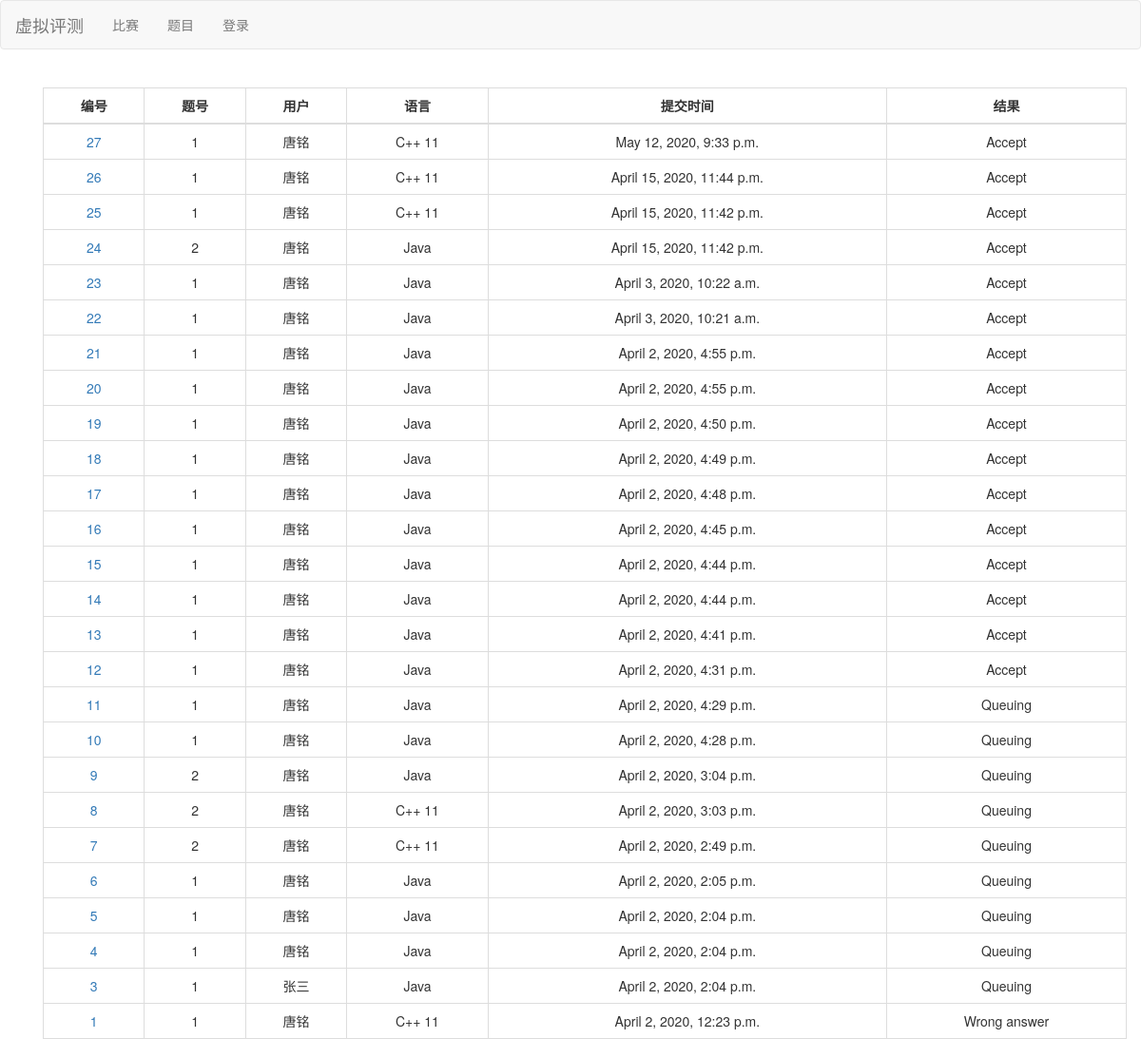
Before: /contest/1/judge with the older database file.
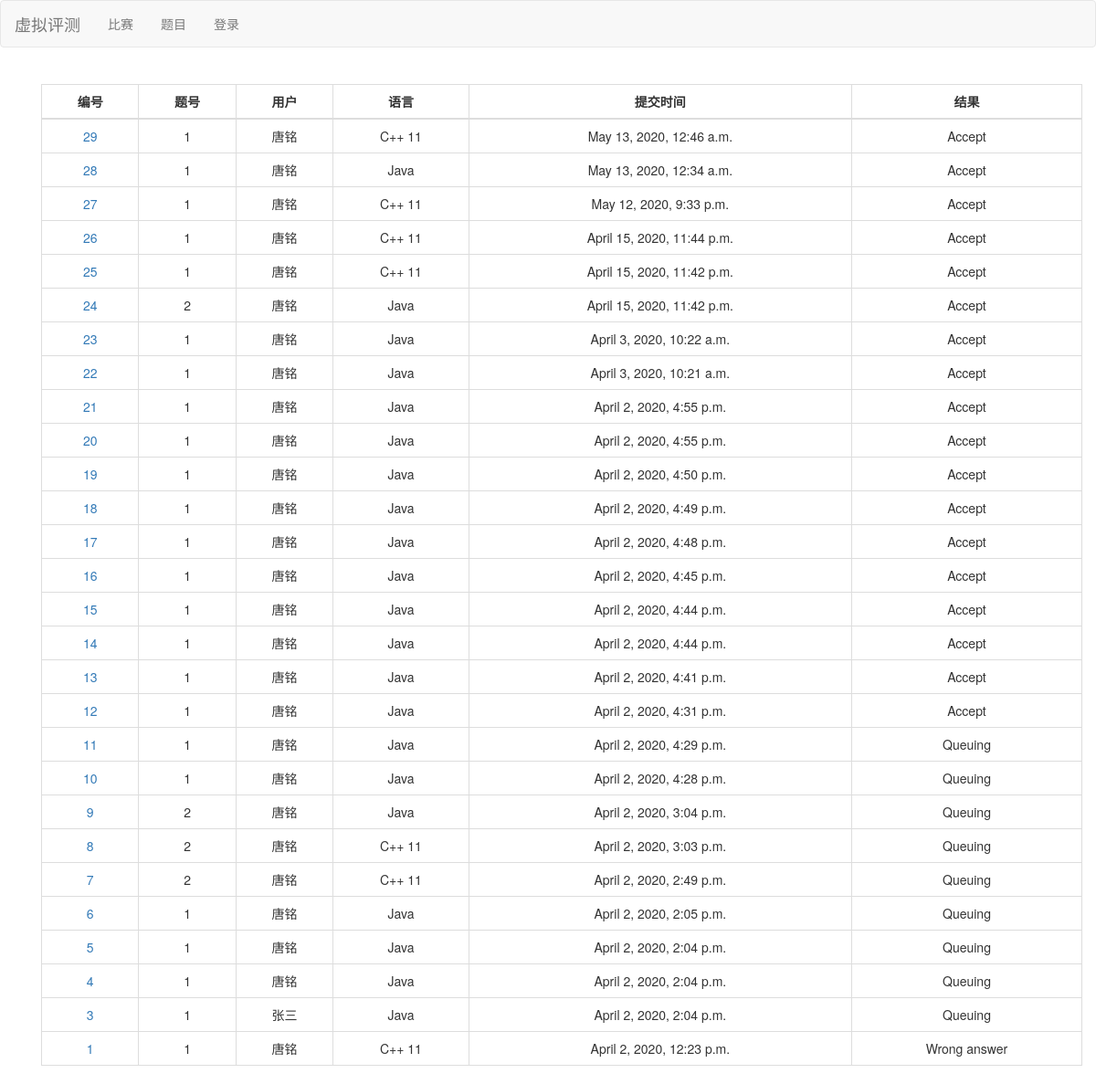
After: the same page with the newer database file.
### judge/models.py (models this page shows, shortened)
class UserSubmit(models.Model):
    user = models.ForeignKey(User, on_delete=models.CASCADE)
    problem = models.ForeignKey(Problem, on_delete=models.CASCADE)
    contest = models.ForeignKey(Contest, on_delete=models.CASCADE, blank=True, default=None)
    submit_time = models.DateTimeField(auto_now=False, auto_now_add=True)
    submit_id = models.IntegerField(default=-1)
    code = models.TextField()
    language = models.CharField(max_length=10)
    result = models.CharField(max_length=15)

### problem/models.py (models this page shows, shortened)
class Problem(models.Model):
    title = models.TextField(default='无可奉告')
    description = models.TextField(default='无可奉告')
    time_limit = models.TextField(default='无可奉告')
    memory_limit = models.TextField(default='无可奉告')
    problem_id = models.IntegerField(default=-1)  # oj上的题目id
    input_description = models.TextField(default='无可奉告')
    output_description = models.TextField(default='无可奉告')
    sample_input = models.TextField(default='无可奉告')
    sample_output = models.TextField(default='无可奉告')
    accept_count = models.IntegerField(default=0)
    score = models.IntegerField(default=0)

### contest/views.py (the view)
# urls.py: path('<int:contest_id>/judge', views.judge_list),
def judge_list(request, contest_id):
    contest = get_object_or_404(Contest, pk=contest_id)
    template_args = {
        'contest': contest,
        'judge_list': contest.usersubmit_set.all().order_by('-submit_time')
    }
    return render(request, 'judge_list.html', template_args)

### templates/judge_list.html (shortened to what this page needs)
{% extends 'base.html' %}
{% block base %}
<div class="container">
    <table class="table table-bordered text-center">
        <thead align="center">
            <tr>
                <th>编号</th>
                <th>题号</th>
                <th>用户</th>
                <th>语言</th>
                <th>提交时间</th>
                <th>结果</th>
            </tr>
        </thead>
        <tbody>
            {% for judge in judge_list %}
            <tr>
                <td><a href="http://127.0.0.1:8000/judge/{{ judge.id }}">{{ judge.id }}</a></td>
                <td>{{ judge.problem.id }}</td>
                <td>{{ judge.user.first_name }}{{ judge.user.last_name }}</td>
                <td>{{ judge.language }}</td>
                <td>{{ judge.submit_time }}</td>
                <td>{{ judge.result }}</td>
            </tr>
            {% endfor %}
        </tbody>
    </table>
</div>
{% endblock base %}

Changed rows visible on the page:
added UserSubmit: id "29", problem.id "1", user.first_name "唐", user.last_name "铭", language "C++ 11", submit_time "May 13, 2020, 12:46 a.m.", result "Accept"
added UserSubmit: id "28", problem.id "1", user.first_name "唐", user.last_name "铭", language "Java", submit_time "May 13, 2020, 12:34 a.m.", result "Accept"
